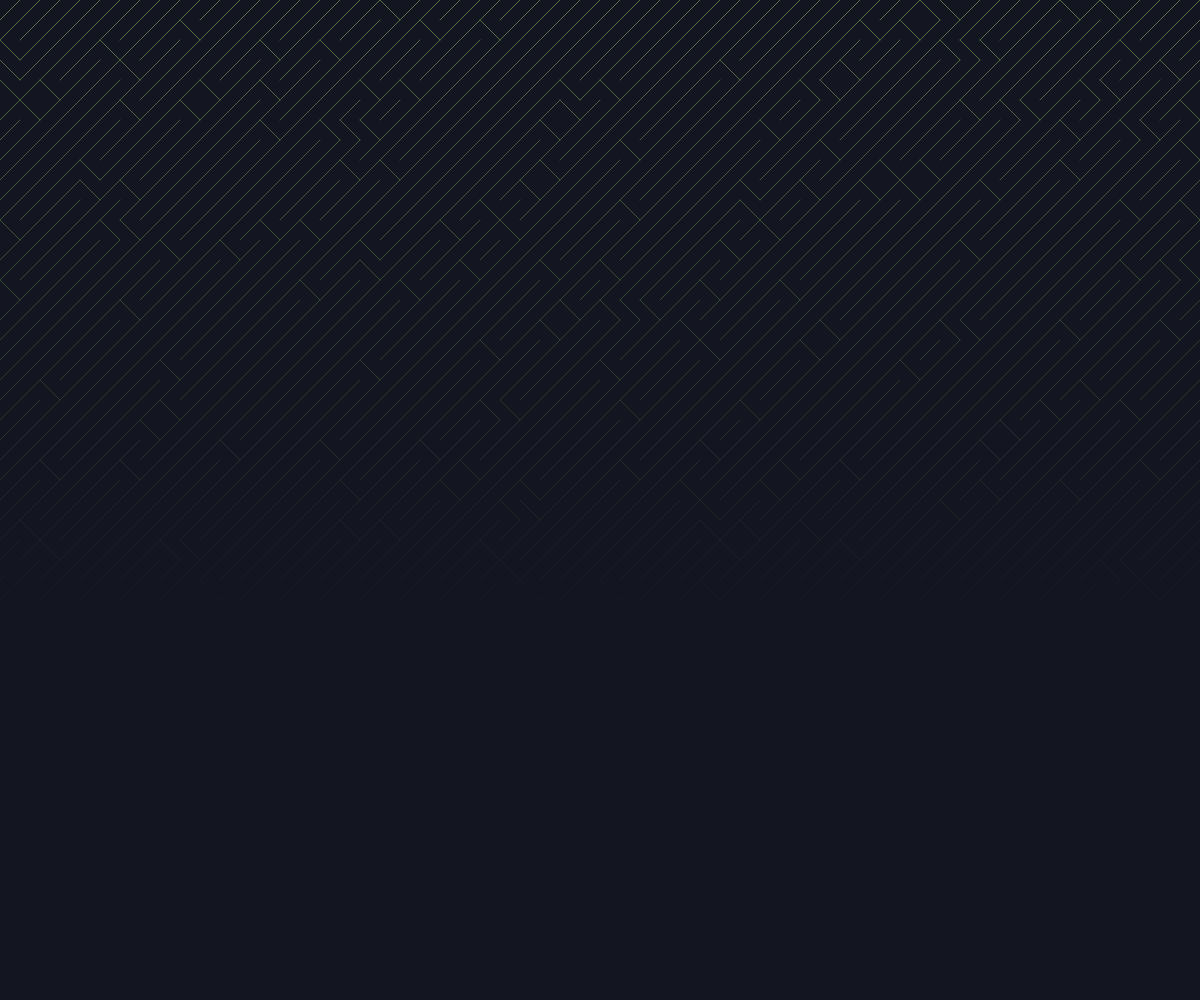
Frame 1 (no input)
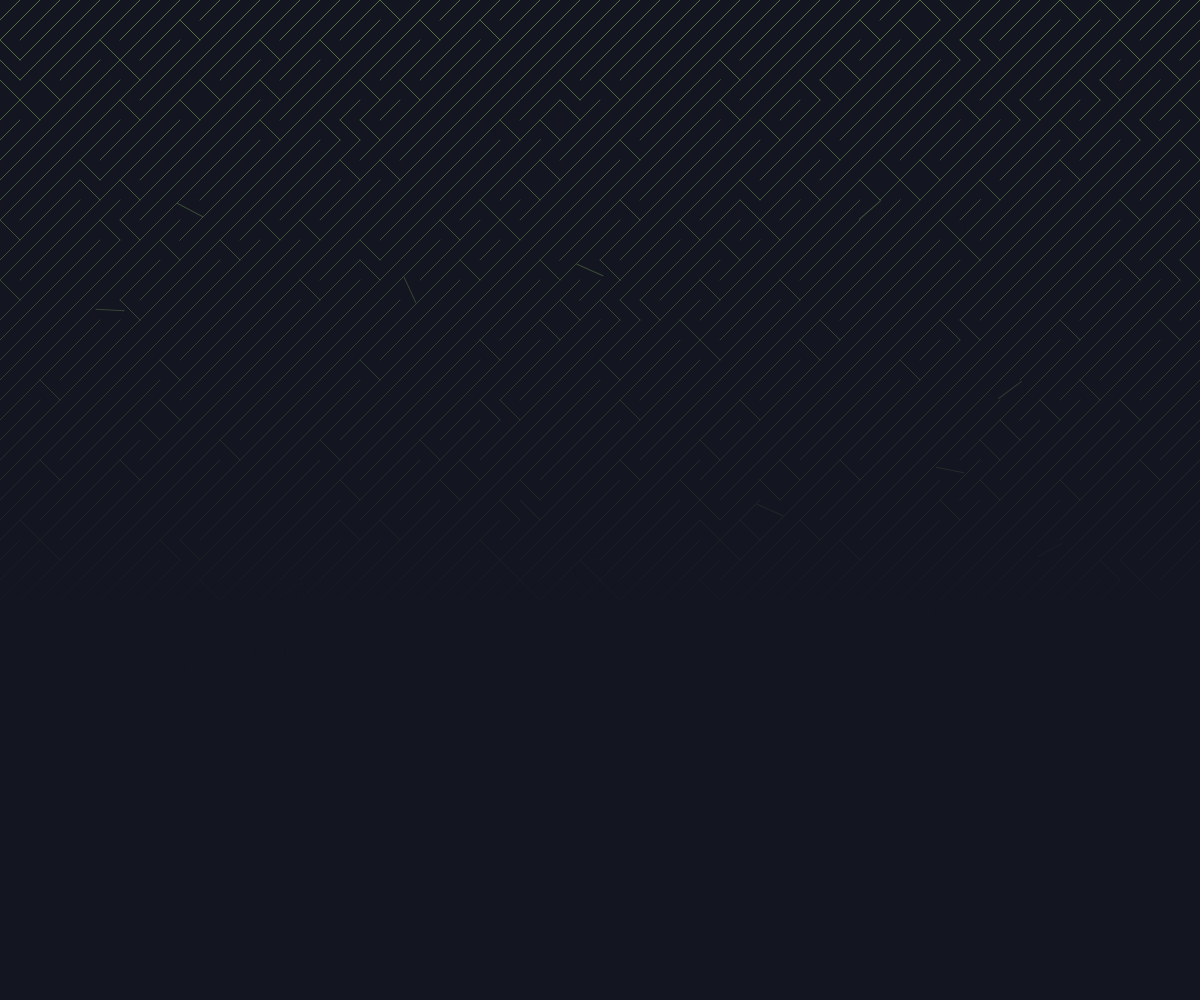
Frame 60 (no input)
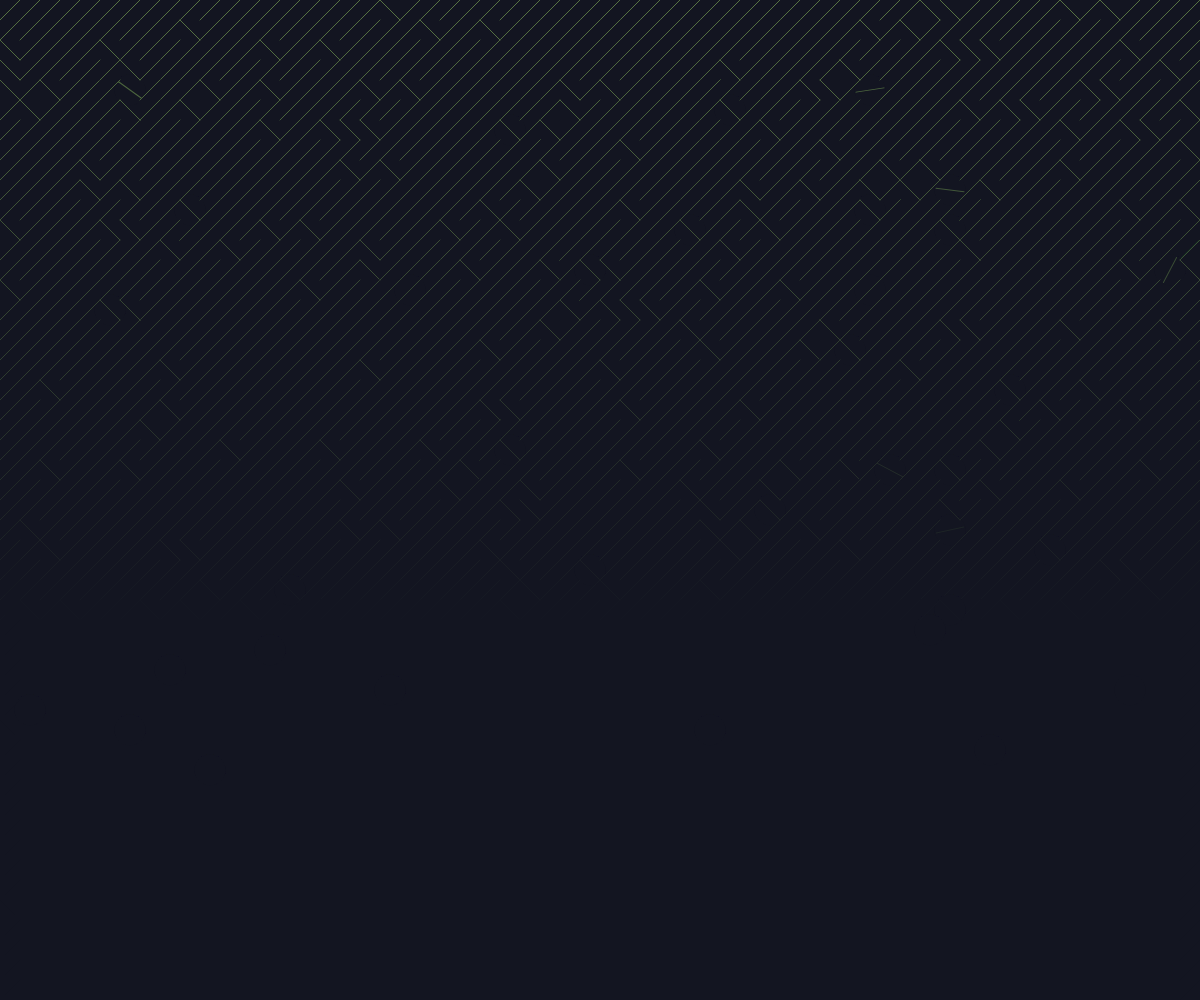
Frame 120 (the mouse pressed at the canvas centre since frame 60)

The p5.js sketch that drew these frames (run headless with seeded random() and noise() and a simulated clock; from frame 60 on, the mouse is pressed at the canvas centre):

// p5.js sketch
// ── sketch.js

var spacing =20;

var activeTiles = [];
var tileRows = [];

function setup() {
  var canvas = createCanvas(window.innerWidth, window.innerHeight);
  canvas.position(0,0);
  canvas.style('z-index', '-1');

  //Added to prevent lag for other animations
  /*var descDiv = document.getElementById("descID");
  descDiv.onmousedown = function(){
    noLoop();
  }
  descDiv.onmouseout = function(){
    loop();
  }*/

  background('#131521');
  initPattern();
  drawpattern();
  fill('#131521');
}

function initPattern() {
  var opacity = 255;
  for (var y = 0; y < height; y = y + spacing) {
    opacity = opacity - 8;
    var tileCols = [];
    for (var x = 0; x < width; x = x + spacing) {
      if(random(1) > 0.9){
        tileCols.push(new Tile(x,y,1, color('#587544'),opacity))
        //tileCols.push(new Tile(x,y,1, color(random(50,255),random(50,255),random(50,255)),opacity))
      }
      else {
        tileCols.push(new Tile(x,y,0, color('#587544'),opacity))
        //tileCols.push(new Tile(x,y,0, color(random(50,255),random(50,255),random(50,255)),opacity))

      }
    }
    tileRows.push(tileCols);
  }
}

function drawpattern(){
  background('#131521');
  for (var i = 0; i < tileRows.length; i++) {
    for (var j = 0; j < tileRows[i].length; j++) {
      tileRows[i][j].draw();
    }
  }
}


function windowResized() {
  resizeCanvas(window.innerWidth, window.innerHeight);
  tileRows = [];
  activeTiles = [];
  initPattern();
  drawpattern();
}



function draw(){
    if(random(1)>0.75){
      var row = int(random(1,tileRows.length-10));
      var col = int(random(1,tileRows[row].length-1));
      var tilePos = {
        row:row,
        col:col
      };
      activeTiles.push(tilePos)
      tileRows[row][col].flip();
    }
    else{
      for (var i = 0; i < activeTiles.length; i++) {
        var row = activeTiles[i].row;
        var col = activeTiles[i].col;
        tileRows[row][col].draw();
        tileRows[row][col+1].draw();
        tileRows[row+1][col].draw();
        tileRows[row][col-1].draw();
        tileRows[row-1][col].draw();
        tileRows[row-1][col-1].draw();
        tileRows[row+1][col+1].draw();
        tileRows[row+1][col-1].draw();
        tileRows[row-1][col+1].draw();
      }
      for (var i = activeTiles.length - 1; i >= 0; i--) {
        if (!tileRows[activeTiles[i].row][activeTiles[i].col].flipAnimation) {
            activeTiles.splice(i, 1);
        }
      }
    }
}




function Tile(x,y,val,color,opacity){
  this.x = x;
  this.y = y;
  this.color = color;
  this.opacity = opacity;
  this.flipAnimation = false;
  this.angleFactor = 0;
  this.draw = function() {
    stroke(red(color),green(color),blue(color),opacity);
    push();
    if(this.flipAnimation){
      this.rotateAnimation();
    }
    else{
      stroke('#131521');
      (val == 0 ? line(x,y+spacing,x+spacing,y): line(x,y,x+spacing,y+spacing));
      stroke(red(color),green(color),blue(color),opacity);
      (val == 0 ? line(x,y+spacing,x+spacing,y): line(x,y,x+spacing,y+spacing));
    }
    pop();
  }

  this.rotateAnimation = function(){
    push();
    translate(x+spacing/2, y+spacing/2);
    push();
    noStroke();
    rectMode(CENTER);
    rotate(PI/4);
    ellipse(0,0,sqrt(sq(spacing)+sq(spacing))*1.1);
    pop();
    rotate(PI/2*this.angleFactor);
    this.angleFactor = this.angleFactor + PI/70;
    if(this.angleFactor >= 1){
      this.flipAnimation = false;
      this.angleFactor = 0;
      (val == 1 ? val = 0: val = 1); //flip
      pop();
      this.draw();
    }
    else{
      //stroke(red(color)+10,green(color)+20,blue(color)+10,opacity*1.1);
      //strokeWeight(2);
      if(val == 0){
          line(-spacing/2,spacing/2,spacing/2,-spacing/2);
      }
      else {
          line(-spacing/2,-spacing/2,spacing/2,spacing/2);
      }
      strokeWeight(1);
    }
    pop();
  }

  this.flip = function() {
      this.flipAnimation = true;
  }
}
